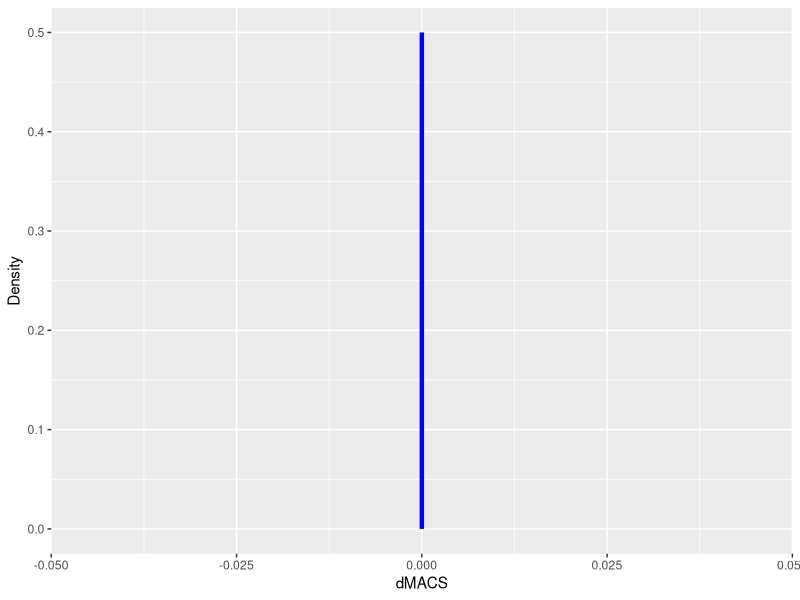
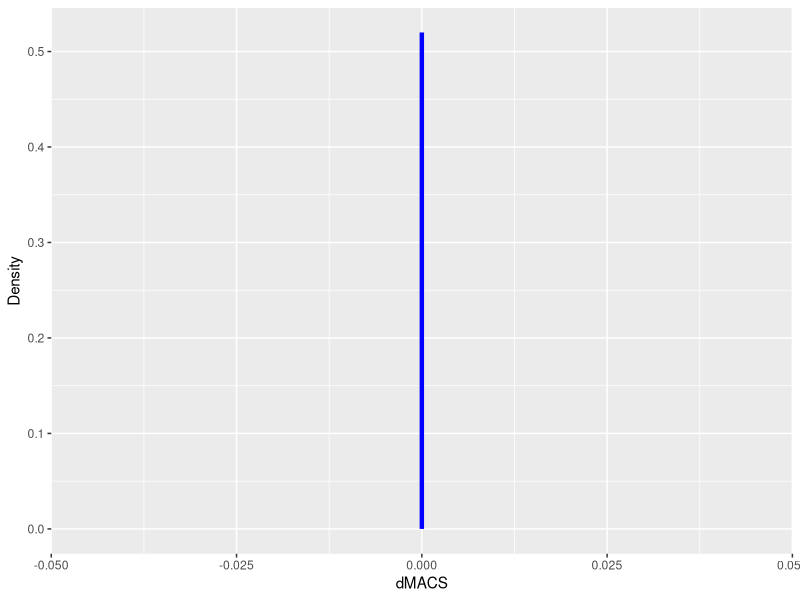
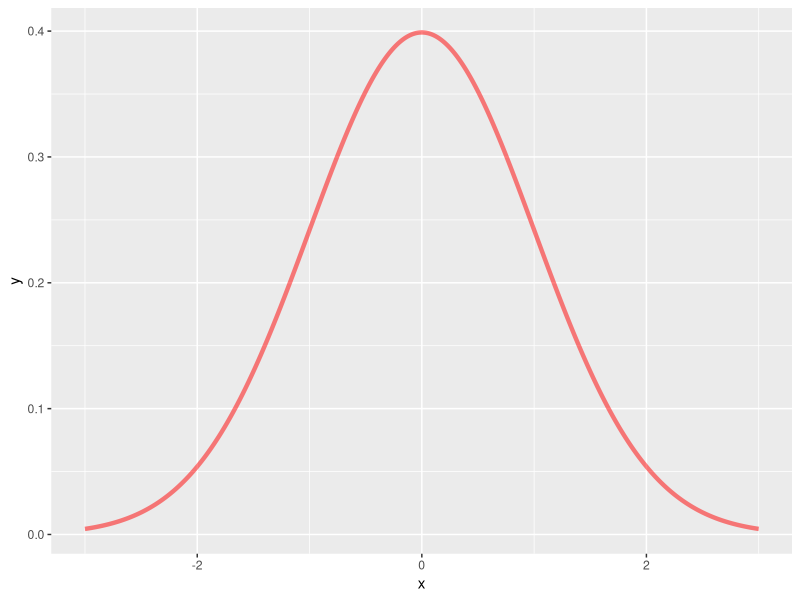
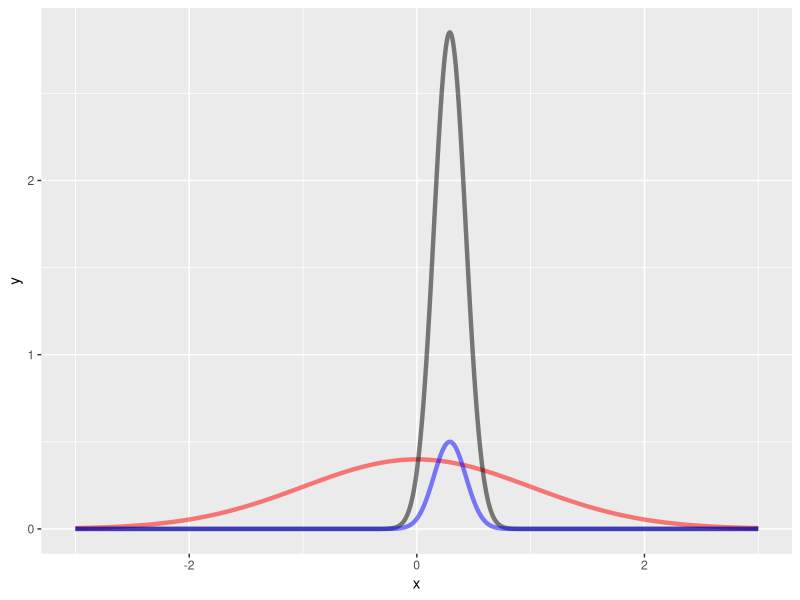

Reproduce these figures in R, in order. (Note: this script raises an error after producing the figures.)
## ---- chunk 1
suppressWarnings(library(tidyverse))
## ---- chunk 2
spike_prior <- tribble(~dMACS, ~Density,
                       0, 0,
                       0, 0.5)

spike_prior %>% ggplot(aes(x=dMACS,y=Density))+
  geom_line(color = "blue", linewidth = 1.5) 
## ---- chunk 3
spike_posterior <- tribble(~dMACS, ~Density,
                            0, 0,
                            0, 0.52)

spike_posterior %>% ggplot(aes(x=dMACS,y=Density))+
  geom_line(color = "blue", linewidth = 1.5) 
## ---- chunk 4
x<-seq(-3,3, length.out = 1e4)
y<-dnorm(x)
slab_prior <- tibble(x = x, y = y)

graph<-slab_prior %>% ggplot(aes(x=x,y=y))+
  geom_line(alpha=0.5, color = "red", linewidth = 1.5)
graph
## ---- chunk 5
x<-seq(-3,3, length.out = 1e4)
y<-dnorm(x,.29,.14)
y1<- y/max(y)*(.5)
slab_post <- tibble(x = x, y = y, y1 = y1)

graph +
  geom_line(data = slab_post, aes(x=x,y=y),
    alpha=0.5, color = "black", linewidth = 1.5) +
  geom_line(data = slab_post, aes(x=x,y=y1),
    alpha=0.5, color = "blue", linewidth = 1.5)

dfLineH1_r$y <- dfLineH1_r$y / max(dfLineH1_r$y) * (1 - upMA[1])

dfunc <- function (x,mu,sd){
  a = 1/(sqrt(2*pi)*sd)
  b = exp(-((x - mu)^2/(2*sd^2)))
  return(a*b)
}


integrate(dfunc(x,0,1),-1.64,1.65)
